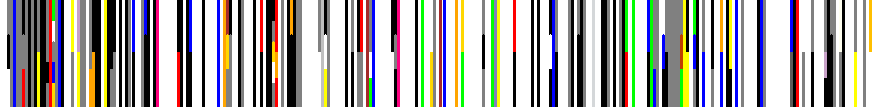

The Python source for this figure:
#!/usr/bin/env python3
"""Quick hack to produce a visualization of color usage in McCarthy's novel
The Road. Data included is based on http://is.gd/road_colors; incomplete info
or other errors should be reported as noted on that page.

This script produces one three-pixel-wide bar for each page in the novel,
splitting that bar vertically into however many colors are mentioned on that
page, and drawing each of those colors with equal vertical space in that bar.
Pages that mention no colors at all are made transparent_color (currently, 
very very dark gray, visually indistinguishable from black) so that the color
can be made transparent later in a graphics editor.

This is, after all, a quick hack, not a producer of a beautiful visualization,
and many things are suboptimal from one viewpoint or another. For instance,
the colors used are often HTML defaults and often (probably) don't map closely
to what McCarthy had in mind; my guess is that HTML 'green' (#00FF00) is 
probably not an actual representation of any of the ten occurrences of the
word 'green' in the novel. Similarly, splitting space evenly in single bars is
really not an acurate representation of where the word falls on the page,
which is maybe what we should be plotting. 

I'd love suggestions on how to do this better. This is a first attempt.

Script by Patrick Mooney; last update was 27 Oct 2015. If you find it useful,
you are welcome to use and adapt this script. It is licensed under the GPL v3
or (at your option) any later version. A copy of this license is in the file
LICENSE.md."""

import turtle
from pprint import pprint
import sys
import csv
import collections

data_file_name = 'data.csv'
stroke_width = 3    # How many pixels wide is the line representing a single page?
diagram_height = 120
total_pages = 287   # For this particular edition of The Road, ISBN 978-0-307-38789-9
transparent_color = "#010101"   # Should be a color that will never occur during processing; later, we'll make this color transparent in a graphics editor

raw_data = [].copy()

# Expected data format is a .csv file containing [page number], [color]. [color] is an HTML hex color: pound sign followed by six hex digits: #RRGGBB
try:
    with open(data_file_name, newline='') as f:
        reader = csv.reader(f, dialect='unix')
        for row in reader:
            raw_data.append(row)
except OSError:
    print("Can't read the file %s. Fatal error. Giving up." % data_file_name)
    sys.exit(2)

# OK, convert first field from text back to numbers again. Sigh. Stupid CSV.
# "In fact, the Microsoft version of CSV is a textbook example of how *not* to design a textual file format."
#    --Eric S. Raymond, /The Art of Unix Programming/, http://www.catb.org/esr/writings/taoup/html/ch05s02.html

numeric_data = [].copy()
for the_row in raw_data:
    try:
        numeric_data.append([int(the_row[0]), the_row[1]])
    except ValueError:
        pprint("Fatal error: can't parse page numbers. The first column of the .csv file MUST contain only INTEGRAL page numbers.")
        sys.exit(2)

# Don't sort the data: we're assuming it's sorted already, i.e. that it occurs in the file in the same order that it occurs in the book

pages_without_colors = list([x for x in range(1, 1 + total_pages) if x not in [row[0] for row in numeric_data]])

pprint(numeric_data)
print(pages_without_colors)

# And create a table of colors on each page of the novel

color_table = collections.defaultdict(lambda: [ transparent_color ])  # empty dictionary with transparent color as default
for the_item in numeric_data:       # iterate over the data table, transforming it into a dictionary mapping page number -> ordered list of colors on that page
    if the_item[0] in color_table:
        color_table[the_item[0]].append(the_item[1])
    else:
        color_table[the_item[0]] = [the_item[1]]

# OK, draw the visualization
turtle.setup(width=stroke_width * total_pages, height=diagram_height)
turtle.setworldcoordinates(0, 0, stroke_width * total_pages, diagram_height)
turtle.hideturtle()
turtle.speed("fastest")
turtle.pensize(stroke_width)
turtle.setheading(270)

for the_page in range(1, 1 + total_pages):
    color_table_this_page = color_table[the_page]
    print("%d\t-->\t%s" % (the_page, color_table_this_page))
    turtle.penup()
    turtle.setpos((the_page - 1) * stroke_width, diagram_height)
    turtle.pendown()
    for the_color in color_table_this_page:
        turtle.pencolor(the_color)
        turtle.forward(diagram_height / len(color_table_this_page))


the_canvas = turtle.getcanvas()
the_canvas.postscript(file='vis1.ps')
